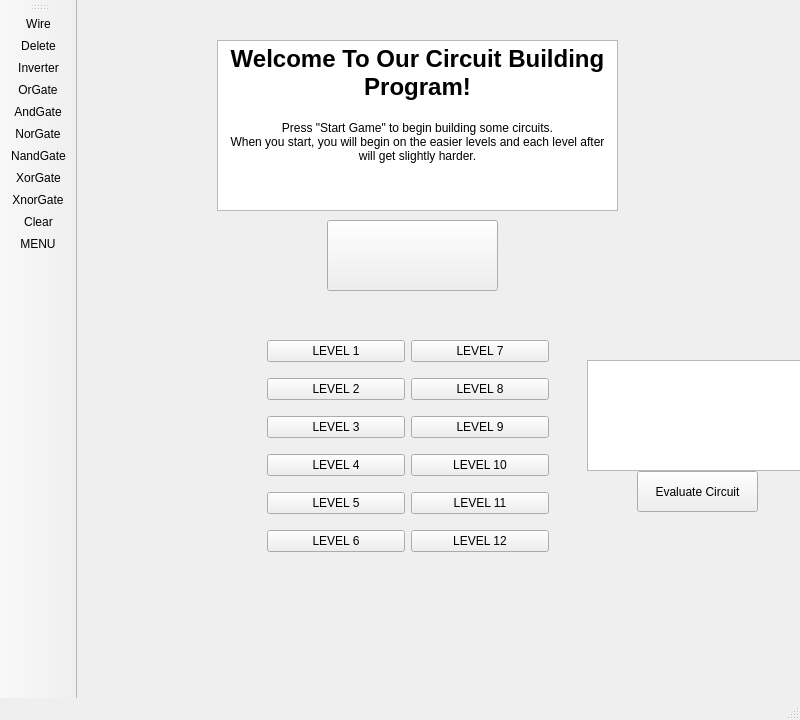
<?xml version="1.0" encoding="UTF-8"?>
<ui version="4.0">
 <class>MainWindow</class>
 <widget class="QMainWindow" name="MainWindow">
  <property name="geometry">
   <rect>
    <x>0</x>
    <y>0</y>
    <width>800</width>
    <height>720</height>
   </rect>
  </property>
  <property name="windowTitle">
   <string>MainWindow</string>
  </property>
  <widget class="QWidget" name="centralwidget">
   <widget class="QPushButton" name="startButton">
    <property name="geometry">
     <rect>
      <x>250</x>
      <y>220</y>
      <width>171</width>
      <height>71</height>
     </rect>
    </property>
    <property name="text">
     <string/>
    </property>
    <property name="icon">
     <iconset resource="rsc.qrc">
      <normaloff>:/BACKGROUND/StartButton.png</normaloff>:/BACKGROUND/StartButton.png</iconset>
    </property>
    <property name="iconSize">
     <size>
      <width>171</width>
      <height>81</height>
     </size>
    </property>
   </widget>
   <widget class="QTextEdit" name="textEdit">
    <property name="geometry">
     <rect>
      <x>140</x>
      <y>40</y>
      <width>401</width>
      <height>171</height>
     </rect>
    </property>
    <property name="html">
     <string>&lt;!DOCTYPE HTML PUBLIC &quot;-//W3C//DTD HTML 4.0//EN&quot; &quot;http://www.w3.org/TR/REC-html40/strict.dtd&quot;&gt;
&lt;html&gt;&lt;head&gt;&lt;meta name=&quot;qrichtext&quot; content=&quot;1&quot; /&gt;&lt;meta charset=&quot;utf-8&quot; /&gt;&lt;style type=&quot;text/css&quot;&gt;
p, li { white-space: pre-wrap; }
hr { height: 1px; border-width: 0; }
li.unchecked::marker { content: &quot;\2610&quot;; }
li.checked::marker { content: &quot;\2612&quot;; }
&lt;/style&gt;&lt;/head&gt;&lt;body style=&quot; font-family:'.AppleSystemUIFont'; font-size:13pt; font-weight:400; font-style:normal;&quot;&gt;
&lt;p align=&quot;center&quot; style=&quot; margin-top:0px; margin-bottom:0px; margin-left:0px; margin-right:0px; -qt-block-indent:0; text-indent:0px;&quot;&gt;&lt;span style=&quot; font-family:'Segoe UI'; font-size:18pt; font-weight:700;&quot;&gt;Welcome To Our Circuit Building Program!&lt;/span&gt;&lt;span style=&quot; font-family:'Segoe UI'; font-size:9pt;&quot;&gt;&lt;br /&gt;&lt;br /&gt;Press &amp;quot;Start Game&amp;quot; to begin building some circuits.&lt;br /&gt;When you start, you will begin on the easier levels and each level after will get slightly harder.&lt;/span&gt;&lt;/p&gt;&lt;/body&gt;&lt;/html&gt;</string>
    </property>
   </widget>
   <widget class="QPushButton" name="EvaluateButton">
    <property name="geometry">
     <rect>
      <x>560</x>
      <y>471</y>
      <width>121</width>
      <height>41</height>
     </rect>
    </property>
    <property name="text">
     <string>Evaluate Circuit</string>
    </property>
   </widget>
   <widget class="QTableWidget" name="previewTableWidget">
    <property name="geometry">
     <rect>
      <x>510</x>
      <y>360</y>
      <width>221</width>
      <height>111</height>
     </rect>
    </property>
   </widget>
   <widget class="QLabel" name="tipDescription">
    <property name="geometry">
     <rect>
      <x>542</x>
      <y>9</y>
      <width>191</width>
      <height>71</height>
     </rect>
    </property>
    <property name="text">
     <string/>
    </property>
    <property name="alignment">
     <set>Qt::AlignmentFlag::AlignCenter</set>
    </property>
   </widget>
   <widget class="QWidget" name="gridLayoutWidget">
    <property name="geometry">
     <rect>
      <x>190</x>
      <y>330</y>
      <width>282</width>
      <height>236</height>
     </rect>
    </property>
    <layout class="QGridLayout" name="LevelsGrid">
     <item row="1" column="1">
      <widget class="QPushButton" name="ButtonLevel8">
       <property name="text">
        <string>LEVEL 8</string>
       </property>
      </widget>
     </item>
     <item row="5" column="1">
      <widget class="QPushButton" name="ButtonLevel12">
       <property name="text">
        <string>LEVEL 12</string>
       </property>
      </widget>
     </item>
     <item row="3" column="1">
      <widget class="QPushButton" name="ButtonLevel10">
       <property name="text">
        <string>LEVEL 10</string>
       </property>
      </widget>
     </item>
     <item row="2" column="1">
      <widget class="QPushButton" name="ButtonLevel9">
       <property name="text">
        <string>LEVEL 9</string>
       </property>
      </widget>
     </item>
     <item row="4" column="1">
      <widget class="QPushButton" name="ButtonLevel11">
       <property name="text">
        <string>LEVEL 11</string>
       </property>
      </widget>
     </item>
     <item row="0" column="1">
      <widget class="QPushButton" name="ButtonLevel7">
       <property name="text">
        <string>LEVEL 7</string>
       </property>
      </widget>
     </item>
     <item row="0" column="0">
      <widget class="QPushButton" name="ButtonLevel1">
       <property name="text">
        <string>LEVEL 1</string>
       </property>
      </widget>
     </item>
     <item row="1" column="0">
      <widget class="QPushButton" name="ButtonLevel2">
       <property name="text">
        <string>LEVEL 2</string>
       </property>
      </widget>
     </item>
     <item row="2" column="0">
      <widget class="QPushButton" name="ButtonLevel3">
       <property name="text">
        <string>LEVEL 3</string>
       </property>
      </widget>
     </item>
     <item row="3" column="0">
      <widget class="QPushButton" name="ButtonLevel4">
       <property name="text">
        <string>LEVEL 4</string>
       </property>
      </widget>
     </item>
     <item row="4" column="0">
      <widget class="QPushButton" name="ButtonLevel5">
       <property name="text">
        <string>LEVEL 5</string>
       </property>
      </widget>
     </item>
     <item row="5" column="0">
      <widget class="QPushButton" name="ButtonLevel6">
       <property name="text">
        <string>LEVEL 6</string>
       </property>
      </widget>
     </item>
    </layout>
   </widget>
  </widget>
  <widget class="QMenuBar" name="menubar">
   <property name="geometry">
    <rect>
     <x>0</x>
     <y>0</y>
     <width>800</width>
     <height>24</height>
    </rect>
   </property>
  </widget>
  <widget class="QStatusBar" name="statusbar"/>
  <widget class="QToolBar" name="toolBar">
   <property name="windowTitle">
    <string>toolBar</string>
   </property>
   <attribute name="toolBarArea">
    <enum>LeftToolBarArea</enum>
   </attribute>
   <attribute name="toolBarBreak">
    <bool>false</bool>
   </attribute>
   <addaction name="actionWire"/>
   <addaction name="actionDelete"/>
   <addaction name="actionInverter"/>
   <addaction name="actionOrGate"/>
   <addaction name="actionAndGate"/>
   <addaction name="actionNorGate"/>
   <addaction name="actionNandGate"/>
   <addaction name="actionXorGate"/>
   <addaction name="actionXnorGate"/>
   <addaction name="actionClear"/>
   <addaction name="actionMENU"/>
  </widget>
  <action name="actionAndGate">
   <property name="icon">
    <iconset resource="rsc.qrc">
     <normaloff>:/GATES/AND.png</normaloff>:/GATES/AND.png</iconset>
   </property>
   <property name="text">
    <string>AndGate</string>
   </property>
   <property name="menuRole">
    <enum>QAction::MenuRole::NoRole</enum>
   </property>
  </action>
  <action name="actionOrGate">
   <property name="icon">
    <iconset resource="rsc.qrc">
     <normaloff>:/GATES/OR.png</normaloff>:/GATES/OR.png</iconset>
   </property>
   <property name="text">
    <string>OrGate</string>
   </property>
   <property name="menuRole">
    <enum>QAction::MenuRole::NoRole</enum>
   </property>
  </action>
  <action name="actionInverter">
   <property name="icon">
    <iconset resource="rsc.qrc">
     <normaloff>:/GATES/NOT.png</normaloff>:/GATES/NOT.png</iconset>
   </property>
   <property name="text">
    <string>Inverter</string>
   </property>
   <property name="menuRole">
    <enum>QAction::MenuRole::NoRole</enum>
   </property>
  </action>
  <action name="actionWire">
   <property name="checkable">
    <bool>true</bool>
   </property>
   <property name="text">
    <string>Wire</string>
   </property>
   <property name="menuRole">
    <enum>QAction::MenuRole::NoRole</enum>
   </property>
  </action>
  <action name="actionNandGate">
   <property name="icon">
    <iconset resource="rsc.qrc">
     <normaloff>:/GATES/NAND.png</normaloff>:/GATES/NAND.png</iconset>
   </property>
   <property name="text">
    <string>NandGate</string>
   </property>
   <property name="menuRole">
    <enum>QAction::MenuRole::NoRole</enum>
   </property>
  </action>
  <action name="actionNorGate">
   <property name="icon">
    <iconset resource="rsc.qrc">
     <normaloff>:/GATES/NOR.png</normaloff>:/GATES/NOR.png</iconset>
   </property>
   <property name="text">
    <string>NorGate</string>
   </property>
   <property name="menuRole">
    <enum>QAction::MenuRole::NoRole</enum>
   </property>
  </action>
  <action name="actionXorGate">
   <property name="icon">
    <iconset resource="rsc.qrc">
     <normaloff>:/GATES/XOR.png</normaloff>:/GATES/XOR.png</iconset>
   </property>
   <property name="text">
    <string>XorGate</string>
   </property>
   <property name="menuRole">
    <enum>QAction::MenuRole::NoRole</enum>
   </property>
  </action>
  <action name="actionXnorGate">
   <property name="icon">
    <iconset resource="rsc.qrc">
     <normaloff>:/GATES/XNOR.png</normaloff>:/GATES/XNOR.png</iconset>
   </property>
   <property name="text">
    <string>XnorGate</string>
   </property>
   <property name="menuRole">
    <enum>QAction::MenuRole::NoRole</enum>
   </property>
  </action>
  <action name="actionClear">
   <property name="icon">
    <iconset theme="QIcon::ThemeIcon::EditClear"/>
   </property>
   <property name="text">
    <string>Clear</string>
   </property>
   <property name="menuRole">
    <enum>QAction::MenuRole::NoRole</enum>
   </property>
  </action>
  <action name="actionDelete">
   <property name="checkable">
    <bool>true</bool>
   </property>
   <property name="text">
    <string>Delete</string>
   </property>
   <property name="menuRole">
    <enum>QAction::MenuRole::NoRole</enum>
   </property>
  </action>
  <action name="actionInputGate">
   <property name="icon">
    <iconset resource="rsc.qrc">
     <normaloff>:/GATES/INPUT-OFF.png</normaloff>:/GATES/INPUT-OFF.png</iconset>
   </property>
   <property name="text">
    <string>InputGate</string>
   </property>
   <property name="menuRole">
    <enum>QAction::MenuRole::NoRole</enum>
   </property>
  </action>
  <action name="actionMENU">
   <property name="text">
    <string>MENU</string>
   </property>
   <property name="menuRole">
    <enum>QAction::MenuRole::NoRole</enum>
   </property>
  </action>
 </widget>
 <resources>
  <include location="rsc.qrc"/>
 </resources>
 <connections/>
</ui>
